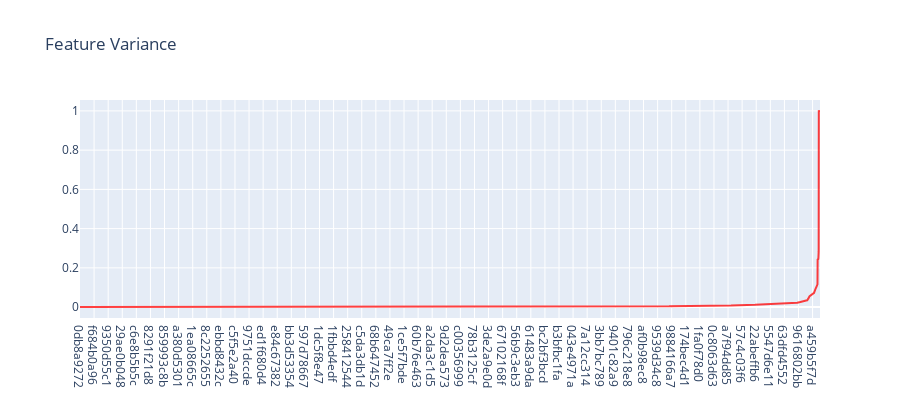

Here is the notebook cell this chart was saved with:
### Markdown cell above
So there are 256 columns in the dataset having zero variance ie. they have constant values. 

Lets plot the variance of the variables.

### Code cell
feature_df = feature_df.sort_values('column_var', ascending = True)
feature_df['column_var'] = (feature_df['column_var'] - feature_df['column_var'].min()) / (feature_df['column_var'].max() - feature_df['column_var'].min())
trace1 = go.Scatter(x=feature_df['columns'], y=feature_df['column_var'], opacity=0.75, marker=dict(color="red"))
layout = dict(height=400, title='Feature Variance', legend=dict(orientation="h"));
fig = go.Figure(data=[trace1], layout=layout);
iplot(fig);

### Figure 1 — Plotly figure (JSON) as saved in the notebook; plotly's stock layout.template omitted (floating-point values rounded to 4 significant figures; data arrays with more than 128 entries replaced by an {"elided": "..."} marker saying what was removed)
{"data": [{"marker": {"color": "red"}, "opacity": 0.75, "x": {"elided": "4991 str values"}, "y": {"elided": "4991 float values"}, "type": "scatter"}], "layout": {"height": 400, "legend": {"orientation": "h"}, "title": {"text": "Feature Variance"}}}
